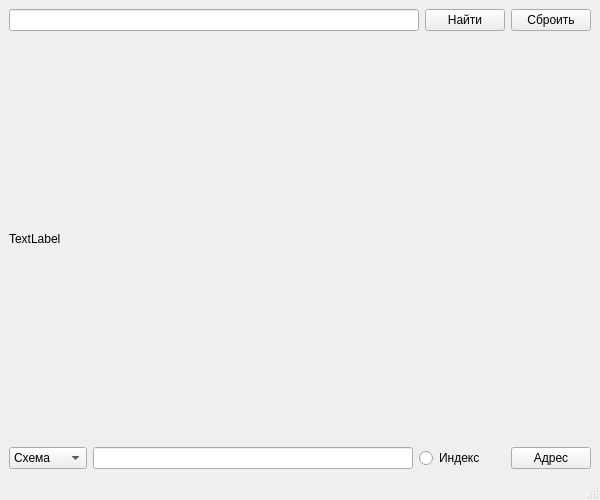
<?xml version="1.0" encoding="UTF-8"?>
<ui version="4.0">
 <class>MainWindow</class>
 <widget class="QMainWindow" name="MainWindow">
  <property name="geometry">
   <rect>
    <x>0</x>
    <y>0</y>
    <width>600</width>
    <height>500</height>
   </rect>
  </property>
  <property name="windowTitle">
   <string>MapWindow</string>
  </property>
  <widget class="QWidget" name="centralwidget">
   <layout class="QGridLayout" name="gridLayout">
    <item row="2" column="0">
     <widget class="QComboBox" name="map_type_select">
      <item>
       <property name="text">
        <string>Схема</string>
       </property>
      </item>
      <item>
       <property name="text">
        <string>Спутник</string>
       </property>
      </item>
      <item>
       <property name="text">
        <string>Гибрид</string>
       </property>
      </item>
     </widget>
    </item>
    <item row="2" column="1">
     <widget class="QLineEdit" name="result_address_field"/>
    </item>
    <item row="0" column="3">
     <widget class="QPushButton" name="find_btn">
      <property name="text">
       <string>Найти</string>
      </property>
     </widget>
    </item>
    <item row="0" column="0" colspan="3">
     <widget class="QLineEdit" name="find_address_fiend"/>
    </item>
    <item row="1" column="0" colspan="5">
     <widget class="QLabel" name="image_map_label">
      <property name="text">
       <string>TextLabel</string>
      </property>
     </widget>
    </item>
    <item row="0" column="4">
     <widget class="QPushButton" name="reset_btn">
      <property name="text">
       <string>Сброить</string>
      </property>
     </widget>
    </item>
    <item row="2" column="4">
     <widget class="QPushButton" name="address_btn">
      <property name="text">
       <string>Адрес</string>
      </property>
     </widget>
    </item>
    <item row="2" column="2" colspan="2">
     <widget class="QRadioButton" name="index_mark">
      <property name="text">
       <string>Индекс</string>
      </property>
     </widget>
    </item>
   </layout>
  </widget>
  <widget class="QMenuBar" name="menubar">
   <property name="geometry">
    <rect>
     <x>0</x>
     <y>0</y>
     <width>600</width>
     <height>21</height>
    </rect>
   </property>
  </widget>
  <widget class="QStatusBar" name="statusbar"/>
 </widget>
 <resources/>
 <connections/>
</ui>
